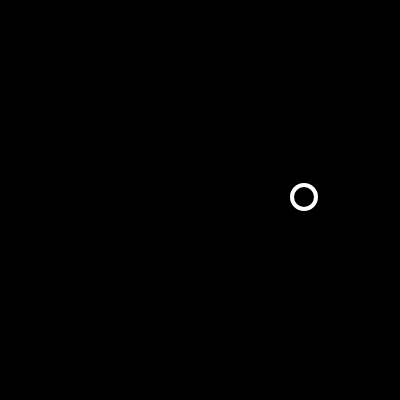
Frame 1 (no input)
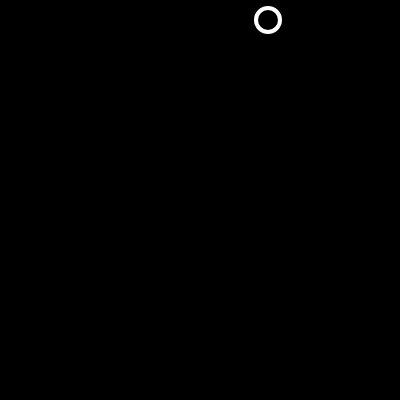
Frame 60 (no input)
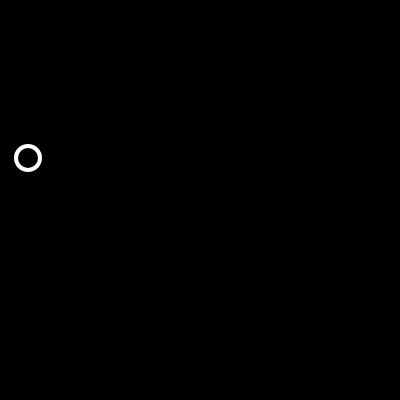
Frame 120 (the mouse pressed at the canvas centre since frame 60)

The p5.js sketch that drew these frames (run headless with seeded random() and noise() and a simulated clock; from frame 60 on, the mouse is pressed at the canvas centre):

// p5.js sketch
// ── sketch.js
let ball = {
  x: 300,
  y: 200,
  xspeed: 4,
  yspeed: -3,
};

function setup() {
  createCanvas(400, 400);
}

function draw() {
  background(0);
  move();
  bounce();
  display();
}

function move() {
  ball.x = ball.x + ball.xspeed;
  ball.y = ball.y + ball.yspeed;
}

function bounce() {
  if (ball.x > width || ball.x < 0) {
    ball.xspeed = ball.xspeed * -1;
  }

  if (ball.y > height || ball.y < 0) {
    ball.yspeed = ball.yspeed * -1;
  }
}

function display() {
  stroke(255);
  strokeWeight(4);
  noFill();
  ellipse(ball.x, ball.y, 24, 24);
}
